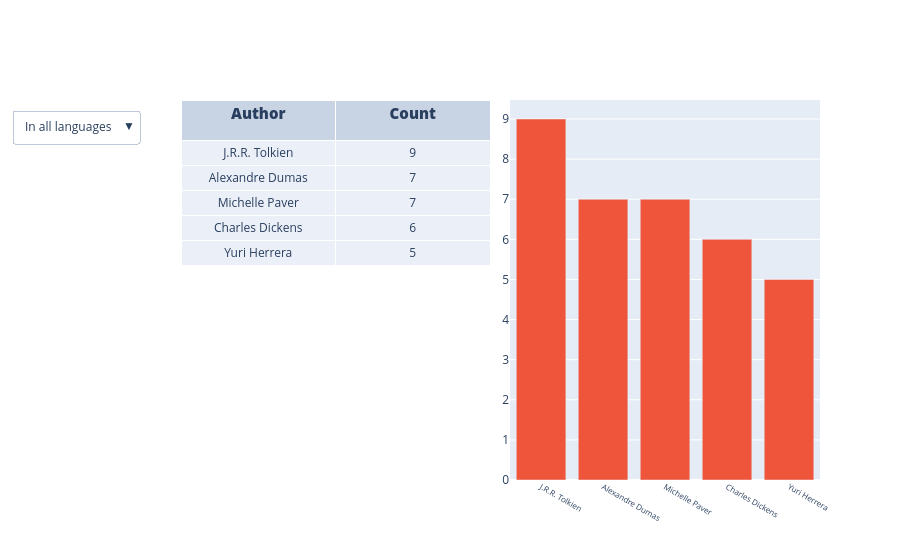

Notebook source saved alongside this figure:
### Markdown cell above
## The book sheet

Given that I'm a big reader, my Christmas(/Sinterklaas) wish lists tend to include a generic request for "books". When I heard that my siblings were having to sneak up to my room to check whether I already owned the book they intended to gift me, I decided there must be a better way. I created a spreadsheet to document books I owned and books I still wanted to read, which I share with the family every year. In addition, now that I had it, it became an interesting document with which to reflect on my reading habits.

Before diving into it deeper, I wanted to explain that:
- I have not fully read each book on the list. A few are anthologies of which I've only read a fraction.
- Not each book I have read is on the list. Only those books are on there that I own personally (or have owned in the past), so it misses a lot of my childhood books, books I've read in ebook format, and books I borrowed from someone else.

For the purposes of the analysis, I'm prepared to call it a wash and assume these roughly balance each other out.

#### Most-read author dashboard
The most obvious immediate use was to check for my favourite authors and the editions of their books that I tended to buy, sliced by the language I read them in:

### Code cell
import pandas as pd
import plotly.express as px
import plotly.graph_objects as go
from plotly.subplots import make_subplots

import constants
from constants import country_coordinates_JSON

#Read the book sheet in my drive
def read_gsheet(gsheetkey,gsheet_name):
    url=f'https://docs.google.com/spreadsheet/ccc?key={gsheetkey}&output=xlsx'
    book_sheet_df = pd.read_excel(url,sheet_name=gsheet_name)
    return book_sheet_df

#Graph showing top 5 authors/publishers by language
def create_podium_chart(book_sheet_df,Author_or_Publisher):
    #Set up the two subplots: a table and a bar, each occupying half of the screen split vertically
    podium_chart=make_subplots(
    rows=1, cols=2,
    shared_yaxes=True,
    horizontal_spacing=0.03,
    specs=[[{'type':'table'},{'type':'bar'}]]
    )
    
    #Create possible dataframes
    variable_df_All=book_sheet_df.groupby(Author_or_Publisher)[Author_or_Publisher].count().sort_values(ascending=False).head().reset_index(name='Count')
    variable_df_English=book_sheet_df.query("Language=='English'").groupby(Author_or_Publisher)[Author_or_Publisher].count().sort_values(ascending=False).head().reset_index(name='Count')
    variable_df_Nederlands=book_sheet_df.query("Language=='Nederlands'").groupby(Author_or_Publisher)[Author_or_Publisher].count().sort_values(ascending=False).head().reset_index(name='Count')
    variable_df_Español=book_sheet_df.query("Language=='Español'").groupby(Author_or_Publisher)[Author_or_Publisher].count().sort_values(ascending=False).head().reset_index(name='Count')
    
    #Set up four tables, only one visible by default
    podium_chart.add_trace(
        go.Table(
            name=Author_or_Publisher+'_All',
            header_values=[Author_or_Publisher,'Count'],
            cells_values=[variable_df_All[k].tolist() for k in variable_df_All],
            visible=True
        ),
        row=1,col=1,
        )
    podium_chart.add_trace(
        go.Table(
            name=Author_or_Publisher+'_English',
            header_values=[Author_or_Publisher,'Count'],
            cells_values=[variable_df_English[k].tolist() for k in variable_df_English],
            visible=False
        ),
        row=1,col=1
        )
    podium_chart.add_trace(
        go.Table(
            name=Author_or_Publisher+'_Nederlands',
            header_values=[Author_or_Publisher,'Count'],
            cells_values=[variable_df_Nederlands[k].tolist() for k in variable_df_Nederlands],
            visible=False
        ),
        row=1,col=1
        )
    podium_chart.add_trace(
        go.Table(
            name=Author_or_Publisher+'_Español',
            header_values=[Author_or_Publisher,'Count'],
            cells_values=[variable_df_Español[k].tolist() for k in variable_df_Español],
            visible=False
        ),
        row=1,col=1
        )
    podium_chart.update_traces(
        header_height=40,
        header_font_size=15,
        header_font_weight=999,
        cells_height=25,
        cells_font_size=12
    )    
    
    #Set up four bars, only one visible by default
    podium_chart.add_trace(
        go.Bar(
            name=Author_or_Publisher+'_All',
            x=variable_df_All[Author_or_Publisher],
            y=variable_df_All['Count'],
            visible=True
        ),
        row=1,col=2
    )
    podium_chart.add_trace(
        go.Bar(
            name=Author_or_Publisher+'_English',
            x=variable_df_English[Author_or_Publisher],
            y=variable_df_English['Count'],
            visible=False
        ),
        row=1,col=2
    )
    podium_chart.add_trace(
        go.Bar(
            name=Author_or_Publisher+'_Nederlands',
            x=variable_df_Nederlands[Author_or_Publisher],
            y=variable_df_Nederlands['Count'],
            visible=False
        ),
        row=1,col=2
    ) 
    podium_chart.add_trace(
        go.Bar(
            name=Author_or_Publisher+'_Español',
            x=variable_df_Español[Author_or_Publisher],
            y=variable_df_Español['Count'],
            visible=False
        ),
        row=1,col=2
    )
    podium_chart.update_xaxes(
        tickfont_size=8
    )

    #Add a button that modify which of the tables/bar charts you can see
    podium_chart.update_layout(
        updatemenus=[
        {'buttons':[{
                    'label': "In all languages",
                    'method': "update",
                    'args':[
                        {'visible': [True,False,False,False,True,False,False,False]}]},
                    {
                    'label': "In English",
                    'method': "update",
                    'args':[
                        {'visible': [False,True,False,False,False,True,False,False]}]},
                    {
                    'label': "In Nederlands",
                    'method': "update",
                    'args':[
                        {'visible': [False,False,True,False,False,False,True,False]}]},
                    {
                    'label': "En Español",
                    'method': "update",
                    'args':[
                        {'visible': [False,False,False,True,False,False,False,True]}]},
            ],
            'type':'dropdown',
            'direction':'down',
            'pad': {"r": 10, "t": 10},
            'showactive': True}
    ])
    return podium_chart

#Actually run the functions that were defined above
book_sheet_df=read_gsheet(
    gsheetkey=gsheetkey,
    gsheet_name=gsheet_name
)
podium_chart=create_podium_chart(
    book_sheet_df=book_sheet_df,
    Author_or_Publisher='Author'
)
podium_chart.show()

### Figure 1 — Plotly figure (JSON) as saved in the notebook; plotly's stock layout.template omitted (floating-point values rounded to 4 significant figures)
{"data": [{"cells": {"font": {"size": 12}, "height": 25, "values": [["J.R.R. Tolkien", "Alexandre Dumas", "Michelle Paver", "Charles Dickens", "Yuri Herrera"], [9, 7, 7, 6, 5]]}, "domain": {"x": [0, 0.485], "y": [0, 1]}, "header": {"font": {"size": 15, "weight": 999}, "height": 40, "values": ["Author", "Count"]}, "name": "Author_All", "type": "table", "visible": true}, {"cells": {"font": {"size": 12}, "height": 25, "values": [["J.R.R. Tolkien", "Alexandre Dumas", "Charles Dickens", "Ursula Le Guin", "Andrzej Sapkowski"], [7, 7, 6, 5, 5]]}, "domain": {"x": [0, 0.485], "y": [0, 1]}, "header": {"font": {"size": 15, "weight": 999}, "height": 40, "values": ["Author", "Count"]}, "name": "Author_English", "type": "table", "visible": false}, {"cells": {"font": {"size": 12}, "height": 25, "values": [["Michelle Paver", "Kader Abdolah", "Tonke Dragt", "Luc Panhuysen", "Hella Haasse"], [6, 4, 3, 3, 2]]}, "domain": {"x": [0, 0.485], "y": [0, 1]}, "header": {"font": {"size": 15, "weight": 999}, "height": 40, "values": ["Author", "Count"]}, "name": "Author_Nederlands", "type": "table", "visible": false}, {"cells": {"font": {"size": 12}, "height": 25, "values": [["Yuri Herrera", "Cristina Rivera Garza", "Federico García Lorca", "Miguel de Cervantes", "Lope de Vega"], [4, 3, 3, 3, 2]]}, "domain": {"x": [0, 0.485], "y": [0, 1]}, "header": {"font": {"size": 15, "weight": 999}, "height": 40, "values": ["Author", "Count"]}, "name": "Author_Español", "type": "table", "visible": false}, {"name": "Author_All", "type": "bar", "visible": true, "x": ["J.R.R. Tolkien", "Alexandre Dumas", "Michelle Paver", "Charles Dickens", "Yuri Herrera"], "xaxis": "x", "y": [9, 7, 7, 6, 5], "yaxis": "y"}, {"name": "Author_English", "type": "bar", "visible": false, "x": ["J.R.R. Tolkien", "Alexandre Dumas", "Charles Dickens", "Ursula Le Guin", "Andrzej Sapkowski"], "xaxis": "x", "y": [7, 7, 6, 5, 5], "yaxis": "y"}, {"name": "Author_Nederlands", "type": "bar", "visible": false, "x": ["Michelle Paver", "Kader Abdolah", "Tonke Dragt", "Luc Panhuysen", "Hella Haasse"], "xaxis": "x", "y": [6, 4, 3, 3, 2], "yaxis": "y"}, {"name": "Author_Español", "type": "bar", "visible": false, "x": ["Yuri Herrera", "Cristina Rivera Garza", "Federico García Lorca", "Miguel de Cervantes", "Lope de Vega"], "xaxis": "x", "y": [4, 3, 3, 3, 2], "yaxis": "y"}], "layout": {"updatemenus": [{"buttons": [{"args": [{"visible": [true, false, false, false, true, false, false, false]}], "label": "In all languages", "method": "update"}, {"args": [{"visible": [false, true, false, false, false, true, false, false]}], "label": "In English", "method": "update"}, {"args": [{"visible": [false, false, true, false, false, false, true, false]}], "label": "In Nederlands", "method": "update"}, {"args": [{"visible": [false, false, false, true, false, false, false, true]}], "label": "En Español", "method": "update"}], "direction": "down", "pad": {"r": 10, "t": 10}, "showactive": true, "type": "dropdown"}], "xaxis": {"anchor": "y", "domain": [0.515, 1], "tickfont": {"size": 8}}, "yaxis": {"anchor": "x", "domain": [0, 1]}}}
